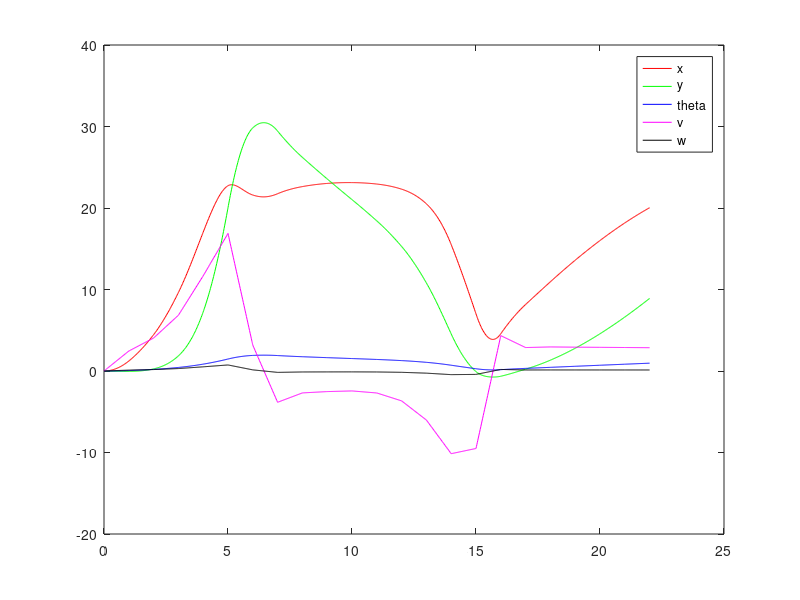
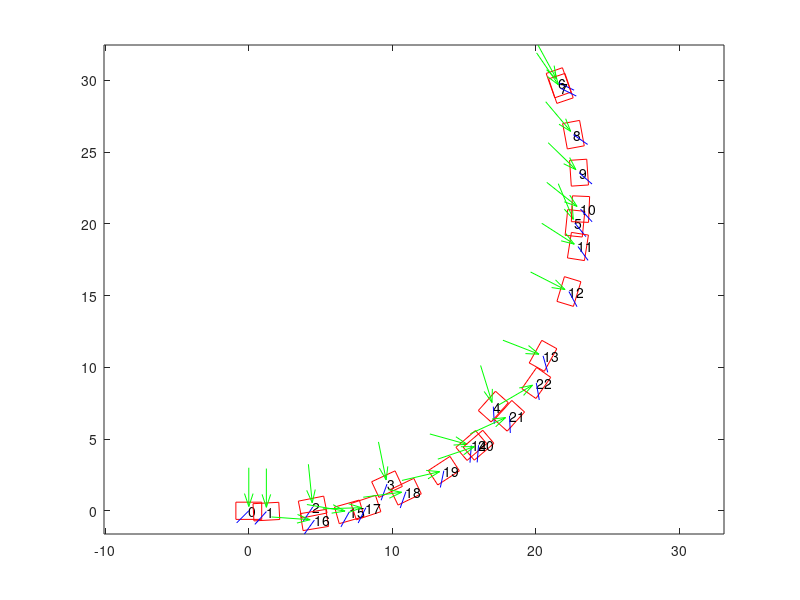

Write the MATLAB code that produced these figures, in order.

function main

global p1 p2 p3 p4 p5 p6 p7 p8 p9 p10 p11 ...
       a_tw psi_tw delta_s delta_r Wc_aw Wp_aw gs gr ...
       F_s F_r x y theta v w A_s A_r ks kr rho_air rho_water;

% model 
p1 = 0.03;
p2 = 40;
p3 = 60;
p4 = 200;
p5 = 1500;
p6 = 0.5;
p7 = 0.5;
p8 = 2;
p9 = 120;
p10 = 400;
p11 = 0.2;
% plane area
A_s = 0.25;
A_r = 0.05;
rho_air = 1.225;
rho_water = 1000;
ks = 160;
kr = 1.5;
% % lift and drag coefficients
% Cl_s = 1;
% Cd_s = 0.1;
% Cl_r = 1;
% Cd_r = 0.1;

% time 
tspan = [0 1];

% intial conditions
x = 0;
y = 0;
theta = 0;
v = 0;
w = 0;
Z_init = [x y theta v w]

% wind
a_tw = 3;
psi_tw = - pi * 0.5 %* 2/3 ;

% rudder and sail angle
delta_s = pi * 0.25 ;                                        
delta_r = 0  ;                                     

% apparent wind
Wc_aw = appWind_c(a_tw, psi_tw, theta, v)
[Wp_aw, a_aw, psi_aw] = appWind_p(Wc_aw)

L_s = aero_force(A_s, Wp_aw, delta_s, ks, 'lift')
D_s = aero_force(A_s, Wp_aw, delta_s, ks, 'drag')
L_r = hydro_force(A_r, [v;0], delta_r, kr, 'lift')
D_r = hydro_force(A_r, [v;0], delta_r, kr, 'drag')

F_s = sumAeroVectors(L_s, D_s)  
F_r = sumAeroVectors(L_r, D_r)

alpha = psi_aw - delta_s;
%gs = p4 * a_aw * sin(alpha)
gs = p4 * a_aw * (sin(2*alpha) * cos(alpha) + (1- cos(2*alpha)) * sin(alpha))
alpha = -delta_r;
gr = p5 * v^2 * sin(alpha) ;
gr = p4 * v^2 * (sin(2*alpha) * cos(alpha) + (1- cos(2*alpha)) * sin(alpha))
%update = -sign(psi_aw) * min(abs(pi - abs(psi_aw)), abs(delta_s));    

figure(1);
figure(2);

figure(2)
DrawRectangle([Z_init(1), Z_init(2), 1.8, 1.2, Z_init(3), 1.2, ...
               delta_s, a_tw, psi_tw, 0], 'r-'); 
%plot(Z_init(1), Z_init(2),'b')
hold on

for j = 1:22

    [t,z] = ode45(@(t,Z) sailboat(t,Z), tspan, Z_init);

    figure(1)
    plot(t,z(:,1),'r',t,z(:,2),'g', ...
       t,z(:,3),'b',t,z(:,4),'m',t,z(:,5),'k')
    hold on 

    % update initial conditions for next iteration: x y theta v w
    x = z(end,1);
    y = z(end,2);
    theta = z(end,3);
    v = z(end,4);
    w = z(end,5);
    Z_init = [x y theta v w]
    
    figure(2) 
    DrawRectangle([Z_init(1), Z_init(2), 1.8, 1.2, Z_init(3), 1.2, ...
                   delta_s, a_tw, psi_tw, j], 'r-'); 
    hold on
%     plot(Z_init(1), Z_init(2),'b')
%     hold on
    
    % update tspan
    tspan = tspan + 1;
    
    % CONTROLLER                    % todo!
    % update sail and rudder angle
    %delta_s = abs(delta_s) + 0.05
    %delta_r = abs(delta_r) + 0.1    
    
    % update wind angle and magnitude    
    a_tw = a_tw;
    psi_tw = psi_tw + 0.1;   
    
%     if (j > 9)
%         %psi_tw = -1 * psi_tw
%         delta_s = 0
%         
%     end

    % re-compute parameters
    % apparent wind
    Wc_aw = appWind_c(a_tw, psi_tw, theta, v);
    [Wp_aw, a_aw, psi_aw] = appWind_p(Wc_aw);

    L_s = aero_force(A_s, Wc_aw, delta_s, ks, 'lift');
    D_s = aero_force(A_s, Wc_aw, delta_s, ks, 'drag');
    L_r = hydro_force(A_r, [v;0], delta_r, kr, 'lift');
    D_r = hydro_force(A_r, [v;0], delta_r, kr, 'drag');

    F_s = sumAeroVectors(L_s, D_s)  
    F_r = sumAeroVectors(L_r, D_r) 
    gs = -p4 * a_aw * sin(delta_s - psi_aw) 
    gr = -p5 * v^2 * sin(delta_r)  
    %gr = -sign(psi_aw) * min(abs(pi - abs(psi_aw)), abs(delta_s));    
   
end

figure(1)
legend('x', 'y', 'theta', 'v', 'w');

function dZdt = sailboat(t,Z)

global p1 p2 p3 p4 p5 p6 p7 p8 p9 p10 p11 ...
       a_tw psi_tw delta_s delta_r Wc_aw Wp_aw gs gr ...
       F_s F_r x y theta v w;

model = 'new';

dZdt = [ ...
        % x
        dxdt(Z(4), Z(3));
        % y
        dydt(Z(4), Z(3));
        % theta
        dthdt(Z(5));
        % v
        dvdt(Z(4), model);
        % w
        dwdt(Z(4), Z(5), model);
        ]; 
    
function h = DrawRectangle(param,style)
%--------------------------------------------------------------------------
% H = DRAWRECTANGLE(PARAM,STYLE)
% This function draws a rectangle with the given parameters:
% - inputs:
%          param................... 1x5 array
%          - param = [a, b, w, h, theta]
%          - (a,b): the center of the rectangle
%          - (w,h): width and height of the rectangle > 0
%          - theta: the rotation angle of the rectangle
%          style................... string
%          - plot style string
% - output:
%          h....................... plot handler
%
%   Usage Examples,
%
%   DrawRectangle([0 0 1 1 0]); 
%   DrawRectangle([-1,2,3,5,3.1415/6],'r-');
%   h = DrawRectangle([0,1,2,4,3.1415/3],'--');
%--------------------------------------------------------------------------
if (nargin <1),
    error('Please see help for INPUT DATA.');
elseif (nargin==1)
    style='b-';
end;
[m,n] = size(param);
if(m ~= 1 || n ~= 10)
    error('param should be an 1x10 array.');
end
if(param(3) <=0 || param(4) <=0)
    error('width and height must be positive values.');
end
a = param(1);
b = param(2);
w = param(3);
h = param(4);
l = param(6);
theta = param(5);
delta_s = param(7);
a_tw = param(8);
psi_tw = param(9);
j = param(10)
X = [-w/2 w/2 w/2 -w/2 -w/2];
Y = [h/2 h/2 -h/2 -h/2 h/2];
P = [X;Y];
ct = cos(theta);
st = sin(theta);
R = [ct -st;st ct];
P = R * P;
h = plot(P(1,:)+a,P(2,:)+b,style);
hold on
text(a,b,num2str(j))
hold on
S = [a, a + l * cos(theta + delta_s - pi); ...
     b, b + l * sin(theta + delta_s - pi)];
f = plot(S(1,:),S(2,:),'b');
hold on
% W = [a + a_tw * cos(psi_tw), -a_tw * cos(psi_tw); ...
%      b + a_tw * sin(psi_tw), -a_tw * sin(psi_tw)];
W = [a - a_tw * cos(psi_tw), a_tw * cos(psi_tw); ...
     b - a_tw * sin(psi_tw), a_tw * sin(psi_tw)];

g = quiver(W(1,1),W(2,1),W(1,2),W(2,2),'g');
axis equal;

function out = appWind_c(a_tw, psi_tw, theta, v)
%--------------------------------------------------------------------------
% Uses polar components of true wind to compute cartesian components of 
% apparent wind:
% - inputs:
%          a_tw : magnitude of true wind velocity
%          psi_tw : true wind angle relative to north-east-up frame
%          theta : heading angle relative to north-east-up frame
%          v : PMW velocity in direction of heading 
% - output:
%          out....................... 2x1 array
%          out : cartesian components of apparent wind relative to PMW
%          frame
%--------------------------------------------------------------------------
out = [(a_tw * cos(psi_tw - theta) - v); ...
       (a_tw * sin(psi_tw - theta))];
   
function [out1, out2, out3] = appWind_p(Wc_aw)
%--------------------------------------------------------------------------
% Uses cartesian components of apparent wind to compute polar components: 
% - inputs:
%          Wc_aw....................... 2x1 array
%          Wc_aw : cartesian components of apparent wind relative to PMW
%          frame
% - output:
%          out1....................... 2x1 array
%          out1 : polar components of apparent wind [mag; angle] relative to PMW
%          frame
%          out2 : magnitude of apparent wind velocity 
%          out3 : apparent wind angle relative to PMW frame
%--------------------------------------------------------------------------
out1 = [hypot(Wc_aw(2,:), Wc_aw(1,:)); ...
       atan2(Wc_aw(2,:), Wc_aw(1,:))];

out2 = out1(1,:);

out3 = out1(2,:);

function out = aero_force(A_plane, v_fluid, delta, k, force)
%--------------------------------------------------------------------------
% Lift or drag force, square of velocity neglected due to roll of body
% - inputs:
%          A_plane : plane area of sail or wing
%          vfluid....................... 2x1 array
%          v_fluid : fluid velocity, manitude and angle relative to PMW
%          frame
%          C : lift or drag coefficent       
% - output:
%          out....................... 2x1 array
%          out : magnitude and direction of force relative to PMW
%--------------------------------------------------------------------------
global rho_air 
a_aw = v_fluid(1,:);
psi_aw = v_fluid(2,:);
k1 = k / A_plane;
alpha = psi_aw - delta;
alpha = pi - abs(psi_aw) + (abs(delta)^2 * psi_aw) / (delta * abs(psi_aw))

if force == 'lift'
    psi_aero = (abs(psi_aw) -(0.5 * pi)) * (-delta / abs(delta))
    alpha
    C = k1 * sin(2 * alpha)
else 
    psi_aero = psi_aw;
    C = k1 * (1 - cos(2 * alpha));
end

out = [0.5 * rho_air * A_plane * a_aw * C ; psi_aero];

function out = hydro_force(A_plane, v_fluid, delta, k, force)
%--------------------------------------------------------------------------
% Lift or drag force
% - inputs:
%          A_plane : plane area of sail or wing
%          vfluid....................... 2x1 array
%          v_fluid : fluid velocity, manitude and angle relative to PMW
%          frame
%          C : lift or drag coefficent       
% - output:
%          out....................... 2x1 array
%          out : magnitude and direction of force relative to PMW
%--------------------------------------------------------------------------
global rho_water
v = v_fluid(1,:);
k1 = k / A_plane;
alpha = -delta;

if force == 'lift'
    C = k1 * sin(2 * alpha);
    out = [0, 0];
else 
    psi_aero = 0;
    C = k1 * (1 - cos(2 * alpha))
end
    
out = [0.5 * rho_water * A_plane * v^2 * C ; pi];

function out = sumAeroVectors(lift,drag)
%--------------------------------------------------------------------------
% Find the resultant of perpendicular lift or drag forces as polar
% components.
% - inputs:
%          lift....................... 2x1 array
%          lift : polar components  of lift force relative to PMW frame
%          drag....................... 2x1 array
%          drag : polar components  of drag force relative to PMW frame
% - output:
%          out....................... 2x1 array
%          out : Polar components of resultant force [mag; angle]
%--------------------------------------------------------------------------
[lift_x, lift_y] = pol2cart(lift(2,:), lift(1,:));
[drag_x, drag_y] = pol2cart(drag(2,:), drag(1,:));

out = [hypot(lift(1,:), drag(1,:)); ...
       atan2((lift_y + drag_y), (lift_x + drag_x))]; 

% function out = oldAeroVectors(part)
% %--------------------------------------------------------------------------
% % Find the resultant of perpendicular lift or drag forces as polar
% % components.
% % - inputs:
% %          lift : plane area of sail or wing
% %          drag : fluid velocity
% % - output:
% %          out....................... 2x1 array
% %          out : Polar components of resultant force [mag; angle]
% %--------------------------------------------------------------------------
% global p4 p5 a_aw delta_s delta_r psi_aw v
% 
% if part == 'new'
%     %out = -p4 * a_aw * sin(delta_s - psi_aw)
%     out = -p5 * v^2 * sin(delta_r); 
%     
% elseif part == 'old'
%     out = -p5 * v^2 * sin(delta_r) 
% end

function out = dxdt(v,theta)
%--------------------------------------------------------------------------
% The horizontal velocity of the PMW. 
% sum of:
% - x component of velocity (in direction of heading) in  north-east-up frame
% - horizontal drift due to the true wind velocity
% - input:
%          v : velocity
%          theta : heading angle
% - output:
%          out : horizontal velocity
%--------------------------------------------------------------------------
global p1 a_tw psi_tw;   
out =  v * cos(theta) + p1 * a_tw * cos(psi_tw); ...
    
function out = dydt(v, theta)
%--------------------------------------------------------------------------
% The vertical velocity of the PMW. 
% sum of:
% - y component of velocity (in direction of heading) in  north-east-up frame
% - vertical drift due to the true wind velocity
% - input:
%          v : velocity
%          theta : heading angle
% - output:
%          out : horizontal velocity
%--------------------------------------------------------------------------
global p1 a_tw psi_tw;   
out =  v * sin(theta) + p1 * a_tw * sin(psi_tw); ...
    
function out = dthdt(w)
%--------------------------------------------------------------------------
% The angular velocity of the PMW. 
%          out : angular velocity
%--------------------------------------------------------------------------
out = w; ...
    
function out = dvdt(v, version)
%--------------------------------------------------------------------------
% The acceleration of the PMW in the direction of the heading (theta). 
% Component of wind force on sail acting parallel to heading direction  
% minus the product of:
% - component of water force on rudder acting parallel to heading direction
% - rudder break coefficient
% - input:
%          v : velocity
%          version : old model or new model
% - output:
%          out : acceleration
%--------------------------------------------------------------------------
global p2 p9 p11 gs gr F_s F_r delta_s delta_r;

if version == 'old'
    out = (gs * sin(delta_s) - gr * p11 * sin(delta_r) - p2 * v^2) / p9; ...

elseif version == 'new'
    out = (F_s(1,:) * cos(F_s(2,:)) ...     % sail force 
           + F_r(1,:) * cos(F_r(2,:))) ...  % rudder force
           / p9; ...                        % mass
end

function out = dwdt(v,w,version)
%--------------------------------------------------------------------------
% The acceleration of the PMW in the direction of the heading (theta). 
% Component of wind force on sail acting parallel to heading direction  
% minus the product of:
% - component of water force on rudder acting parallel to heading direction
% - rudder break coefficient
% - input:
%          v : velocity
%          v : angular velocity
%          version : old model or new model
% - output:
%          out : acceleration
%--------------------------------------------------------------------------
global p3 p6 p7 p8 p10 gs gr F_s F_r delta_s delta_r;

if version == 'old'
    out =  (gs * (p6 - p7 * cos(delta_s)) - gr * p8 * cos(delta_r) - p3 ...
                * v * w) / p10; ...
elseif version == 'new'
%     out = ( F_s(1,:) * sin(F_s(2,:)) * (p6 - p7 * cos(delta_s))) ...
%            + (F_r(1,:) * sin(F_r(2,:)) * p8 * cos(delta_r) ...
%            - p3 * v * w) ...
%            / p10; ...
    out =  (gs * (p6 - p7 * cos(delta_s)) - gr * p8 * cos(delta_r) - p3 ...
                * v * w) / p10; ...
    out = ( F_s(1,:) * sin(-F_s(2,:))) * (p6 - (p7 * cos(delta_s)))/p10; ...
           %+ (F_r(1,:) * sin(F_r(2,:)) * p8 * cos(delta_r) ...
           %- p3 * v * w) ...
           %/ p10; ...
           
end
    
